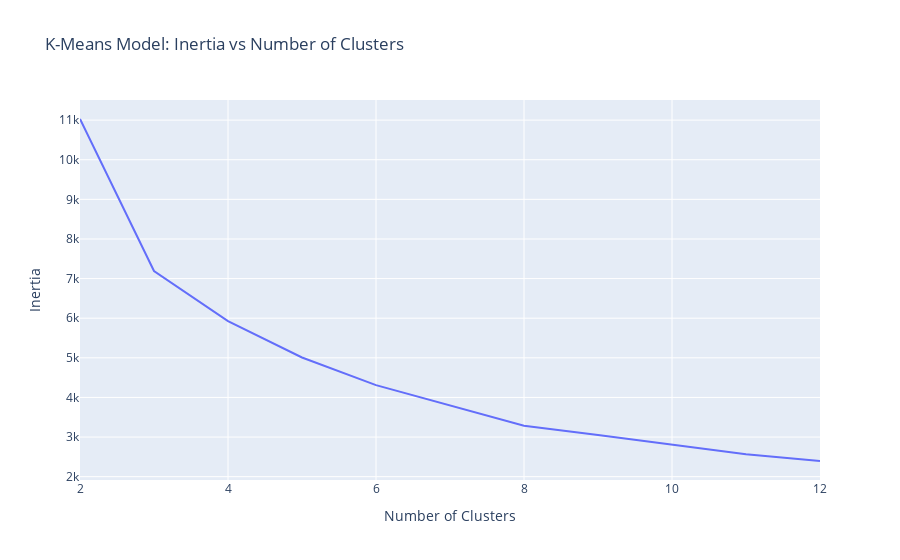

Notebook source saved alongside this figure:
### Markdown cell above
**Task 6.3.13:** Use plotly express to create a line plot that shows the values of `inertia_errors` as a function of `n_clusters`. Be sure to label your x-axis `"Number of Clusters"`, your y-axis `"Inertia"`, and use the title `"K-Means Model: Inertia vs Number of Clusters"`.

- [What's a line plot?](../%40textbook/07-visualization-pandas.ipynb#Line-Plots)
- [Create a line plot in plotly express.](../%40textbook/07-visualization-pandas.ipynb#Line-Plots)

### Code cell
# Create line plot of `inertia_errors` vs `n_clusters`
fig = px.line(
    x=n_clusters, y=inertia_errors, title="K-Means Model: Inertia vs Number of Clusters"
)
fig.update_layout(xaxis_title="Number of Clusters", yaxis_title="Inertia")
fig.show()

### Figure 1 — Plotly figure (JSON) as saved in the notebook; plotly's stock layout.template omitted (floating-point values rounded to 4 significant figures)
{"data": [{"hovertemplate": "x=%{x}<br>y=%{y}<extra></extra>", "legendgroup": "", "line": {"color": "#636efa", "dash": "solid"}, "marker": {"symbol": "circle"}, "mode": "lines", "name": "", "orientation": "v", "showlegend": false, "type": "scatter", "x": [2, 3, 4, 5, 6, 7, 8, 9, 10, 11, 12], "xaxis": "x", "y": [11030.0, 7191.0, 5925.0, 5008.0, 4310.0, 3805.0, 3287.0, 3053.0, 2808.0, 2565.0, 2396.0], "yaxis": "y"}], "layout": {"autosize": true, "legend": {"tracegroupgap": 0}, "title": {"text": "K-Means Model: Inertia vs Number of Clusters"}, "xaxis": {"anchor": "y", "autorange": true, "domain": [0, 1], "range": [2, 12], "title": {"text": "Number of Clusters"}, "type": "linear"}, "yaxis": {"anchor": "x", "autorange": true, "domain": [0, 1], "range": [1916.0, 11510.0], "title": {"text": "Inertia"}, "type": "linear"}}}
